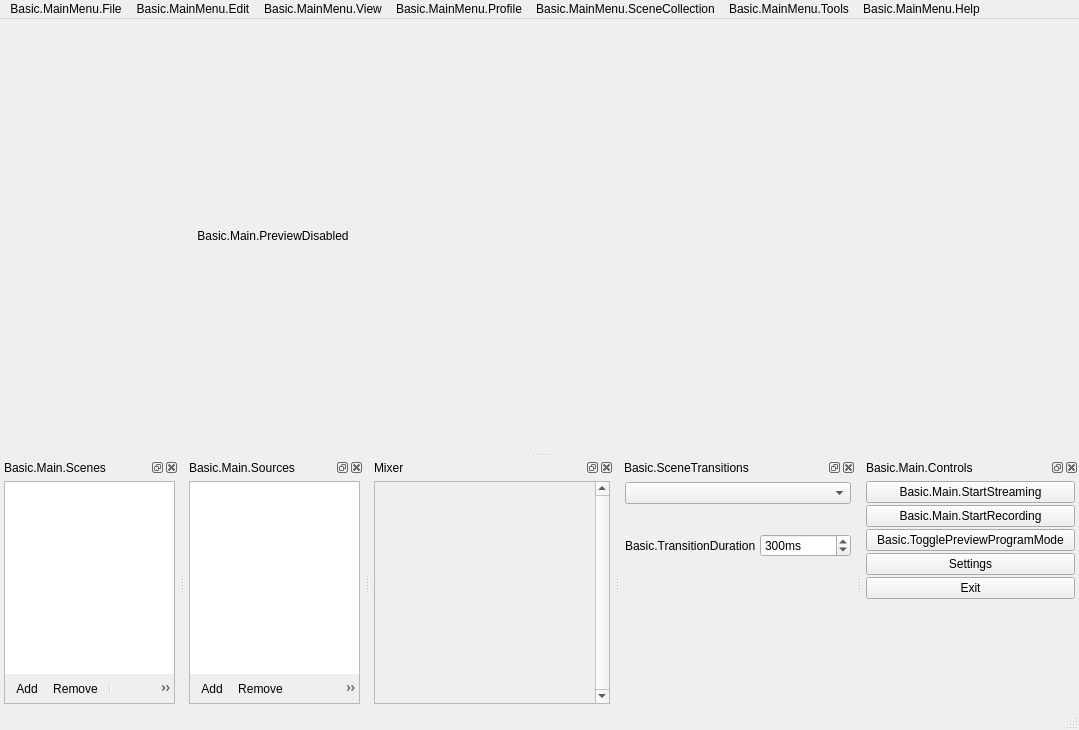
<?xml version="1.0" encoding="UTF-8"?>
<ui version="4.0">
 <author>Jim</author>
 <class>OBSBasic</class>
 <widget class="QMainWindow" name="OBSBasic">
  <property name="geometry">
   <rect>
    <x>0</x>
    <y>0</y>
    <width>1079</width>
    <height>730</height>
   </rect>
  </property>
  <property name="sizePolicy">
   <sizepolicy hsizetype="Minimum" vsizetype="Minimum">
    <horstretch>0</horstretch>
    <verstretch>0</verstretch>
   </sizepolicy>
  </property>
  <property name="minimumSize">
   <size>
    <width>0</width>
    <height>0</height>
   </size>
  </property>
  <property name="windowTitle">
   <string>.MainWindow</string>
  </property>
  <property name="windowIcon">
   <iconset resource="obs.qrc">
    <normaloff>:/res/images/obs.png</normaloff>:/res/images/obs.png</iconset>
  </property>
  <property name="styleSheet">
   <string notr="true"/>
  </property>
  <property name="dockOptions">
   <set>QMainWindow::AllowNestedDocks|QMainWindow::AllowTabbedDocks|QMainWindow::AnimatedDocks</set>
  </property>
  <widget class="QWidget" name="centralwidget">
   <layout class="QVBoxLayout" name="verticalLayout">
    <item>
     <layout class="QHBoxLayout" name="horizontalLayout_2">
      <item>
       <widget class="QLabel" name="previewDisabledLabel">
        <property name="sizePolicy">
         <sizepolicy hsizetype="Expanding" vsizetype="Expanding">
          <horstretch>0</horstretch>
          <verstretch>0</verstretch>
         </sizepolicy>
        </property>
        <property name="contextMenuPolicy">
         <enum>Qt::CustomContextMenu</enum>
        </property>
        <property name="text">
         <string>Basic.Main.PreviewDisabled</string>
        </property>
        <property name="alignment">
         <set>Qt::AlignCenter</set>
        </property>
       </widget>
      </item>
      <item>
       <layout class="QHBoxLayout" name="previewLayout">
        <property name="spacing">
         <number>2</number>
        </property>
        <item>
         <layout class="QVBoxLayout" name="previewTextLayout">
          <property name="spacing">
           <number>4</number>
          </property>
          <item>
           <widget class="OBSBasicPreview" name="preview" native="true">
            <property name="sizePolicy">
             <sizepolicy hsizetype="Expanding" vsizetype="Expanding">
              <horstretch>0</horstretch>
              <verstretch>0</verstretch>
             </sizepolicy>
            </property>
            <property name="minimumSize">
             <size>
              <width>32</width>
              <height>32</height>
             </size>
            </property>
            <property name="focusPolicy">
             <enum>Qt::ClickFocus</enum>
            </property>
            <property name="contextMenuPolicy">
             <enum>Qt::CustomContextMenu</enum>
            </property>
            <addaction name="actionRemoveSource"/>
           </widget>
          </item>
         </layout>
        </item>
       </layout>
      </item>
     </layout>
    </item>
   </layout>
  </widget>
  <widget class="QMenuBar" name="menubar">
   <property name="geometry">
    <rect>
     <x>0</x>
     <y>0</y>
     <width>1079</width>
     <height>21</height>
    </rect>
   </property>
   <widget class="QMenu" name="menu_File">
    <property name="title">
     <string>Basic.MainMenu.File</string>
    </property>
    <addaction name="actionShow_Recordings"/>
    <addaction name="actionRemux"/>
    <addaction name="separator"/>
    <addaction name="action_Settings"/>
    <addaction name="actionShowSettingsFolder"/>
    <addaction name="actionShowProfileFolder"/>
    <addaction name="separator"/>
    <addaction name="actionAlwaysOnTop"/>
    <addaction name="separator"/>
    <addaction name="actionE_xit"/>
   </widget>
   <widget class="QMenu" name="menuBasic_MainMenu_Help">
    <property name="title">
     <string>Basic.MainMenu.Help</string>
    </property>
    <widget class="QMenu" name="menuLogFiles">
     <property name="title">
      <string>Basic.MainMenu.Help.Logs</string>
     </property>
     <addaction name="actionShowLogs"/>
     <addaction name="actionUploadCurrentLog"/>
     <addaction name="actionUploadLastLog"/>
     <addaction name="actionViewCurrentLog"/>
    </widget>
    <addaction name="actionHelpPortal"/>
    <addaction name="actionWebsite"/>
    <addaction name="separator"/>
    <addaction name="menuLogFiles"/>
    <addaction name="actionCheckForUpdates"/>
   </widget>
   <widget class="QMenu" name="menuBasic_MainMenu_Edit">
    <property name="title">
     <string>Basic.MainMenu.Edit</string>
    </property>
    <widget class="QMenu" name="transformMenu">
     <property name="title">
      <string>Basic.MainMenu.Edit.Transform</string>
     </property>
     <addaction name="actionEditTransform"/>
     <addaction name="actionCopyTransform"/>
     <addaction name="actionPasteTransform"/>
     <addaction name="actionResetTransform"/>
     <addaction name="separator"/>
     <addaction name="actionRotate90CW"/>
     <addaction name="actionRotate90CCW"/>
     <addaction name="actionRotate180"/>
     <addaction name="separator"/>
     <addaction name="actionFlipHorizontal"/>
     <addaction name="actionFlipVertical"/>
     <addaction name="separator"/>
     <addaction name="actionFitToScreen"/>
     <addaction name="actionStretchToScreen"/>
     <addaction name="actionCenterToScreen"/>
    </widget>
    <widget class="QMenu" name="orderMenu">
     <property name="title">
      <string>Basic.MainMenu.Edit.Order</string>
     </property>
     <addaction name="actionMoveUp"/>
     <addaction name="actionMoveDown"/>
     <addaction name="separator"/>
     <addaction name="actionMoveToTop"/>
     <addaction name="actionMoveToBottom"/>
    </widget>
    <widget class="QMenu" name="scalingMenu">
     <property name="title">
      <string>Basic.MainMenu.Edit.Scale</string>
     </property>
     <addaction name="actionScaleWindow"/>
     <addaction name="actionScaleCanvas"/>
     <addaction name="actionScaleOutput"/>
    </widget>
    <action name="actionCopySource">
     <property name="text">
      <string>Copy</string>
     </property>
     <property name="shortcut">
      <string>Ctrl+C</string>
     </property>
    </action>
    <action name="actionPasteRef">
     <property name="enabled">
      <bool>false</bool>
     </property>
     <property name="text">
      <string>PasteReference</string>
     </property>
     <property name="iconText">
      <string>PasteReference</string>
     </property>
     <property name="toolTip">
      <string>PasteReference</string>
     </property>
     <property name="shortcut">
      <string>Ctrl+V</string>
     </property>
    </action>
    <action name="actionCopyFilters">
     <property name="text">
      <string>Copy.Filters</string>
     </property>
    </action>
    <action name="actionPasteFilters">
     <property name="enabled">
      <bool>false</bool>
     </property>
     <property name="text">
      <string>Paste.Filters</string>
     </property>
    </action>
    <addaction name="actionCopySource"/>
    <addaction name="actionPasteRef"/>
    <addaction name="actionPasteDup"/>
    <addaction name="separator"/>
    <addaction name="actionCopyFilters"/>
    <addaction name="actionPasteFilters"/>
    <addaction name="separator"/>
    <addaction name="transformMenu"/>
    <addaction name="orderMenu"/>
    <addaction name="scalingMenu"/>
    <addaction name="actionLockPreview"/>
    <addaction name="separator"/>
    <addaction name="actionAdvAudioProperties"/>
   </widget>
   <widget class="QMenu" name="profileMenu">
    <property name="title">
     <string>Basic.MainMenu.Profile</string>
    </property>
    <addaction name="actionNewProfile"/>
    <addaction name="actionDupProfile"/>
    <addaction name="actionRenameProfile"/>
    <addaction name="actionRemoveProfile"/>
    <addaction name="actionImportProfile"/>
    <addaction name="actionExportProfile"/>
    <addaction name="separator"/>
   </widget>
   <widget class="QMenu" name="sceneCollectionMenu">
    <property name="title">
     <string>Basic.MainMenu.SceneCollection</string>
    </property>
    <addaction name="actionNewSceneCollection"/>
    <addaction name="actionDupSceneCollection"/>
    <addaction name="actionRenameSceneCollection"/>
    <addaction name="actionRemoveSceneCollection"/>
    <addaction name="actionImportSceneCollection"/>
    <addaction name="actionExportSceneCollection"/>
    <addaction name="separator"/>
   </widget>
   <widget class="QMenu" name="viewMenu">
    <property name="title">
     <string>Basic.MainMenu.View</string>
    </property>
    <widget class="QMenu" name="viewMenuToolbars">
     <property name="title">
      <string>Basic.MainMenu.View.Toolbars</string>
     </property>
     <addaction name="toggleListboxToolbars"/>
    </widget>
    <widget class="QMenu" name="viewMenuDocks">
     <property name="title">
      <string>Basic.MainMenu.View.Docks</string>
     </property>
     <addaction name="resetUI"/>
     <addaction name="lockUI"/>
     <addaction name="separator"/>
     <addaction name="toggleScenes"/>
     <addaction name="toggleSources"/>
     <addaction name="toggleMixer"/>
     <addaction name="toggleTransitions"/>
     <addaction name="toggleControls"/>
    </widget>
    <action name="actionFullscreenInterface">
     <property name="text">
      <string>Basic.MainMenu.View.Fullscreen.Interface</string>
     </property>
     <property name="shortcut">
      <string>F11</string>
     </property>
    </action>
    <addaction name="actionFullscreenInterface"/>
    <addaction name="separator"/>
    <addaction name="viewMenuDocks"/>
    <addaction name="viewMenuToolbars"/>
    <addaction name="toggleStatusBar"/>
    <addaction name="separator"/>
    <addaction name="stats"/>
   </widget>
   <widget class="QMenu" name="menuTools">
    <property name="title">
     <string>Basic.MainMenu.Tools</string>
    </property>
    <addaction name="autoConfigure"/>
    <addaction name="separator"/>
   </widget>
   <addaction name="menu_File"/>
   <addaction name="menuBasic_MainMenu_Edit"/>
   <addaction name="viewMenu"/>
   <addaction name="profileMenu"/>
   <addaction name="sceneCollectionMenu"/>
   <addaction name="menuTools"/>
   <addaction name="menuBasic_MainMenu_Help"/>
  </widget>
  <widget class="OBSBasicStatusBar" name="statusbar"/>
  <widget class="QDockWidget" name="scenesDock">
   <property name="features">
    <set>QDockWidget::AllDockWidgetFeatures</set>
   </property>
   <property name="windowTitle">
    <string>Basic.Main.Scenes</string>
   </property>
   <attribute name="dockWidgetArea">
    <number>8</number>
   </attribute>
   <widget class="QWidget" name="dockWidgetContents_2">
    <layout class="QVBoxLayout" name="verticalLayout_6">
     <property name="leftMargin">
      <number>4</number>
     </property>
     <property name="topMargin">
      <number>4</number>
     </property>
     <property name="rightMargin">
      <number>4</number>
     </property>
     <property name="bottomMargin">
      <number>4</number>
     </property>
     <item>
      <widget class="QFrame" name="scenesFrame">
       <property name="sizePolicy">
        <sizepolicy hsizetype="Expanding" vsizetype="Expanding">
         <horstretch>0</horstretch>
         <verstretch>0</verstretch>
        </sizepolicy>
       </property>
       <property name="minimumSize">
        <size>
         <width>160</width>
         <height>0</height>
        </size>
       </property>
       <property name="frameShape">
        <enum>QFrame::StyledPanel</enum>
       </property>
       <property name="frameShadow">
        <enum>QFrame::Sunken</enum>
       </property>
       <layout class="QVBoxLayout" name="verticalLayout_12">
        <property name="spacing">
         <number>0</number>
        </property>
        <property name="leftMargin">
         <number>0</number>
        </property>
        <property name="topMargin">
         <number>0</number>
        </property>
        <property name="rightMargin">
         <number>0</number>
        </property>
        <property name="bottomMargin">
         <number>0</number>
        </property>
        <item>
         <widget class="QListWidget" name="scenes">
          <property name="sizePolicy">
           <sizepolicy hsizetype="Preferred" vsizetype="Expanding">
            <horstretch>0</horstretch>
            <verstretch>0</verstretch>
           </sizepolicy>
          </property>
          <property name="contextMenuPolicy">
           <enum>Qt::CustomContextMenu</enum>
          </property>
          <property name="frameShape">
           <enum>QFrame::NoFrame</enum>
          </property>
          <property name="frameShadow">
           <enum>QFrame::Plain</enum>
          </property>
          <property name="showDropIndicator" stdset="0">
           <bool>true</bool>
          </property>
          <property name="dragEnabled">
           <bool>true</bool>
          </property>
          <property name="dragDropMode">
           <enum>QAbstractItemView::InternalMove</enum>
          </property>
          <property name="defaultDropAction">
           <enum>Qt::TargetMoveAction</enum>
          </property>
          <addaction name="actionRemoveScene"/>
         </widget>
        </item>
        <item>
         <widget class="QToolBar" name="scenesToolbar">
          <property name="iconSize">
           <size>
            <width>16</width>
            <height>16</height>
           </size>
          </property>
          <property name="floatable">
           <bool>false</bool>
          </property>
          <addaction name="actionAddScene"/>
          <addaction name="actionRemoveScene"/>
          <addaction name="separator"/>
          <addaction name="actionSceneUp"/>
          <addaction name="actionSceneDown"/>
         </widget>
        </item>
        <item>
         <spacer name="scenesFixedSizeHSpacer">
          <property name="orientation">
           <enum>Qt::Horizontal</enum>
          </property>
          <property name="sizeType">
           <enum>QSizePolicy::Fixed</enum>
          </property>
          <property name="sizeHint" stdset="0">
           <size>
            <width>150</width>
            <height>0</height>
           </size>
          </property>
         </spacer>
        </item>
       </layout>
      </widget>
     </item>
    </layout>
   </widget>
  </widget>
  <widget class="QDockWidget" name="sourcesDock">
   <property name="features">
    <set>QDockWidget::AllDockWidgetFeatures</set>
   </property>
   <property name="windowTitle">
    <string>Basic.Main.Sources</string>
   </property>
   <attribute name="dockWidgetArea">
    <number>8</number>
   </attribute>
   <widget class="QWidget" name="dockWidgetContents_6">
    <layout class="QVBoxLayout" name="verticalLayout_5">
     <property name="leftMargin">
      <number>4</number>
     </property>
     <property name="topMargin">
      <number>4</number>
     </property>
     <property name="rightMargin">
      <number>4</number>
     </property>
     <property name="bottomMargin">
      <number>4</number>
     </property>
     <item>
      <widget class="QFrame" name="sourcesFrame">
       <property name="sizePolicy">
        <sizepolicy hsizetype="Expanding" vsizetype="Expanding">
         <horstretch>0</horstretch>
         <verstretch>0</verstretch>
        </sizepolicy>
       </property>
       <property name="minimumSize">
        <size>
         <width>160</width>
         <height>0</height>
        </size>
       </property>
       <property name="frameShape">
        <enum>QFrame::StyledPanel</enum>
       </property>
       <property name="frameShadow">
        <enum>QFrame::Sunken</enum>
       </property>
       <layout class="QVBoxLayout" name="verticalLayout_17">
        <property name="spacing">
         <number>0</number>
        </property>
        <property name="leftMargin">
         <number>0</number>
        </property>
        <property name="topMargin">
         <number>0</number>
        </property>
        <property name="rightMargin">
         <number>0</number>
        </property>
        <property name="bottomMargin">
         <number>0</number>
        </property>
        <item>
         <widget class="SourceTree" name="sources">
          <property name="sizePolicy">
           <sizepolicy hsizetype="Preferred" vsizetype="Expanding">
            <horstretch>0</horstretch>
            <verstretch>0</verstretch>
           </sizepolicy>
          </property>
          <property name="contextMenuPolicy">
           <enum>Qt::CustomContextMenu</enum>
          </property>
          <property name="frameShape">
           <enum>QFrame::NoFrame</enum>
          </property>
          <property name="showDropIndicator" stdset="0">
           <bool>true</bool>
          </property>
          <property name="dragEnabled">
           <bool>true</bool>
          </property>
          <property name="dragDropMode">
           <enum>QAbstractItemView::InternalMove</enum>
          </property>
          <property name="defaultDropAction">
           <enum>Qt::TargetMoveAction</enum>
          </property>
          <property name="selectionMode">
           <enum>QAbstractItemView::ExtendedSelection</enum>
          </property>
          <property name="movement">
           <enum>QListView::Free</enum>
          </property>
          <addaction name="actionRemoveSource"/>
         </widget>
        </item>
        <item>
         <widget class="QToolBar" name="sourcesToolbar">
          <property name="iconSize">
           <size>
            <width>16</width>
            <height>16</height>
           </size>
          </property>
          <property name="floatable">
           <bool>false</bool>
          </property>
          <addaction name="actionAddSource"/>
          <addaction name="actionRemoveSource"/>
          <addaction name="actionSourceProperties"/>
          <addaction name="separator"/>
          <addaction name="actionSourceUp"/>
          <addaction name="actionSourceDown"/>
         </widget>
        </item>
        <item>
         <spacer name="sourcesFixedSizeHSpacer">
          <property name="orientation">
           <enum>Qt::Horizontal</enum>
          </property>
          <property name="sizeType">
           <enum>QSizePolicy::Fixed</enum>
          </property>
          <property name="sizeHint" stdset="0">
           <size>
            <width>150</width>
            <height>0</height>
           </size>
          </property>
         </spacer>
        </item>
       </layout>
      </widget>
     </item>
    </layout>
   </widget>
  </widget>
  <widget class="QDockWidget" name="mixerDock">
   <property name="features">
    <set>QDockWidget::AllDockWidgetFeatures</set>
   </property>
   <property name="windowTitle">
    <string>Mixer</string>
   </property>
   <attribute name="dockWidgetArea">
    <number>8</number>
   </attribute>
   <widget class="QWidget" name="dockWidgetContents_7">
    <layout class="QVBoxLayout" name="verticalLayout_4">
     <property name="leftMargin">
      <number>4</number>
     </property>
     <property name="topMargin">
      <number>4</number>
     </property>
     <property name="rightMargin">
      <number>4</number>
     </property>
     <property name="bottomMargin">
      <number>4</number>
     </property>
     <item>
      <widget class="VScrollArea" name="mixerScrollArea">
       <property name="minimumSize">
        <size>
         <width>220</width>
         <height>0</height>
        </size>
       </property>
       <property name="contextMenuPolicy">
        <enum>Qt::CustomContextMenu</enum>
       </property>
       <property name="frameShape">
        <enum>QFrame::StyledPanel</enum>
       </property>
       <property name="frameShadow">
        <enum>QFrame::Sunken</enum>
       </property>
       <property name="verticalScrollBarPolicy">
        <enum>Qt::ScrollBarAlwaysOn</enum>
       </property>
       <property name="horizontalScrollBarPolicy">
        <enum>Qt::ScrollBarAlwaysOff</enum>
       </property>
       <property name="widgetResizable">
        <bool>true</bool>
       </property>
       <widget class="QWidget" name="volumeWidgets">
        <property name="geometry">
         <rect>
          <x>0</x>
          <y>0</y>
          <width>230</width>
          <height>16</height>
         </rect>
        </property>
        <property name="sizePolicy">
         <sizepolicy hsizetype="Preferred" vsizetype="Maximum">
          <horstretch>0</horstretch>
          <verstretch>0</verstretch>
         </sizepolicy>
        </property>
        <layout class="QVBoxLayout" name="verticalLayout_18">
         <property name="spacing">
          <number>0</number>
         </property>
         <property name="leftMargin">
          <number>0</number>
         </property>
         <property name="topMargin">
          <number>0</number>
         </property>
         <property name="rightMargin">
          <number>0</number>
         </property>
         <property name="bottomMargin">
          <number>0</number>
         </property>
        </layout>
       </widget>
      </widget>
     </item>
    </layout>
   </widget>
  </widget>
  <widget class="QDockWidget" name="transitionsDock">
   <property name="features">
    <set>QDockWidget::AllDockWidgetFeatures</set>
   </property>
   <property name="windowTitle">
    <string>Basic.SceneTransitions</string>
   </property>
   <attribute name="dockWidgetArea">
    <number>8</number>
   </attribute>
   <widget class="QWidget" name="dockWidgetContents_5">
    <layout class="QVBoxLayout" name="verticalLayout_3">
     <property name="leftMargin">
      <number>4</number>
     </property>
     <property name="topMargin">
      <number>4</number>
     </property>
     <property name="rightMargin">
      <number>4</number>
     </property>
     <property name="bottomMargin">
      <number>4</number>
     </property>
     <item>
      <widget class="QWidget" name="transitionsContainer" native="true">
       <layout class="QVBoxLayout" name="verticalLayout_2">
        <property name="spacing">
         <number>4</number>
        </property>
        <property name="leftMargin">
         <number>1</number>
        </property>
        <property name="topMargin">
         <number>1</number>
        </property>
        <property name="rightMargin">
         <number>1</number>
        </property>
        <property name="bottomMargin">
         <number>2</number>
        </property>
        <item>
         <widget class="QComboBox" name="transitions">
          <property name="minimumSize">
           <size>
            <width>120</width>
            <height>0</height>
           </size>
          </property>
          <property name="accessibleName">
           <string>Transition</string>
          </property>
         </widget>
        </item>
        <item>
         <layout class="QHBoxLayout" name="horizontalLayout_4">
          <property name="spacing">
           <number>4</number>
          </property>
          <item>
           <spacer name="horizontalSpacer">
            <property name="orientation">
             <enum>Qt::Horizontal</enum>
            </property>
            <property name="sizeType">
             <enum>QSizePolicy::Expanding</enum>
            </property>
            <property name="sizeHint" stdset="0">
             <size>
              <width>40</width>
              <height>20</height>
             </size>
            </property>
           </spacer>
          </item>
          <item>
           <widget class="QPushButton" name="transitionAdd">
            <property name="sizePolicy">
             <sizepolicy hsizetype="Maximum" vsizetype="Maximum">
              <horstretch>0</horstretch>
              <verstretch>0</verstretch>
             </sizepolicy>
            </property>
            <property name="maximumSize">
             <size>
              <width>22</width>
              <height>22</height>
             </size>
            </property>
            <property name="toolTip">
             <string>Basic.AddTransition</string>
            </property>
            <property name="accessibleName">
             <string>Basic.AddTransition</string>
            </property>
            <property name="text">
             <string notr="true"/>
            </property>
            <property name="icon">
             <iconset resource="obs.qrc">
              <normaloff>:/res/images/add.png</normaloff>:/res/images/add.png</iconset>
            </property>
            <property name="flat">
             <bool>true</bool>
            </property>
            <property name="themeID" stdset="0">
             <string notr="true">addIconSmall</string>
            </property>
           </widget>
          </item>
          <item>
           <widget class="QPushButton" name="transitionRemove">
            <property name="sizePolicy">
             <sizepolicy hsizetype="Maximum" vsizetype="Maximum">
              <horstretch>0</horstretch>
              <verstretch>0</verstretch>
             </sizepolicy>
            </property>
            <property name="maximumSize">
             <size>
              <width>22</width>
              <height>22</height>
             </size>
            </property>
            <property name="toolTip">
             <string>Basic.RemoveTransition</string>
            </property>
            <property name="accessibleName">
             <string>Basic.RemoveTransition</string>
            </property>
            <property name="text">
             <string notr="true"/>
            </property>
            <property name="icon">
             <iconset resource="obs.qrc">
              <normaloff>:/res/images/list_remove.png</normaloff>:/res/images/list_remove.png</iconset>
            </property>
            <property name="flat">
             <bool>true</bool>
            </property>
            <property name="themeID" stdset="0">
             <string notr="true">removeIconSmall</string>
            </property>
           </widget>
          </item>
          <item>
           <widget class="QPushButton" name="transitionProps">
            <property name="sizePolicy">
             <sizepolicy hsizetype="Maximum" vsizetype="Maximum">
              <horstretch>0</horstretch>
              <verstretch>0</verstretch>
             </sizepolicy>
            </property>
            <property name="maximumSize">
             <size>
              <width>22</width>
              <height>22</height>
             </size>
            </property>
            <property name="toolTip">
             <string>Basic.TransitionProperties</string>
            </property>
            <property name="accessibleName">
             <string>Basic.TransitionProperties</string>
            </property>
            <property name="text">
             <string notr="true"/>
            </property>
            <property name="icon">
             <iconset resource="obs.qrc">
              <normaloff>:/res/images/configuration21_16.png</normaloff>:/res/images/configuration21_16.png</iconset>
            </property>
            <property name="flat">
             <bool>true</bool>
            </property>
            <property name="themeID" stdset="0">
             <string notr="true">configIconSmall</string>
            </property>
           </widget>
          </item>
         </layout>
        </item>
        <item>
         <layout class="QHBoxLayout" name="horizontalLayout_3">
          <property name="spacing">
           <number>4</number>
          </property>
          <item>
           <widget class="QLabel" name="transitionDurationLabel">
            <property name="sizePolicy">
             <sizepolicy hsizetype="Maximum" vsizetype="Preferred">
              <horstretch>0</horstretch>
              <verstretch>0</verstretch>
             </sizepolicy>
            </property>
            <property name="text">
             <string>Basic.TransitionDuration</string>
            </property>
            <property name="buddy">
             <cstring>transitionDuration</cstring>
            </property>
           </widget>
          </item>
          <item>
           <widget class="QSpinBox" name="transitionDuration">
            <property name="accessibleName">
             <string>Basic.TransitionDuration</string>
            </property>
            <property name="suffix">
             <string>ms</string>
            </property>
            <property name="minimum">
             <number>2</number>
            </property>
            <property name="maximum">
             <number>10000</number>
            </property>
            <property name="singleStep">
             <number>50</number>
            </property>
            <property name="value">
             <number>300</number>
            </property>
           </widget>
          </item>
         </layout>
        </item>
        <item>
         <spacer name="verticalSpacer">
          <property name="orientation">
           <enum>Qt::Vertical</enum>
          </property>
          <property name="sizeHint" stdset="0">
           <size>
            <width>20</width>
            <height>40</height>
           </size>
          </property>
         </spacer>
        </item>
       </layout>
      </widget>
     </item>
    </layout>
   </widget>
  </widget>
  <widget class="QDockWidget" name="controlsDock">
   <property name="features">
    <set>QDockWidget::AllDockWidgetFeatures</set>
   </property>
   <property name="windowTitle">
    <string>Basic.Main.Controls</string>
   </property>
   <attribute name="dockWidgetArea">
    <number>8</number>
   </attribute>
   <widget class="QWidget" name="dockWidgetContents_3">
    <layout class="QVBoxLayout" name="buttonsVLayout">
     <property name="spacing">
      <number>2</number>
     </property>
     <property name="leftMargin">
      <number>4</number>
     </property>
     <property name="topMargin">
      <number>4</number>
     </property>
     <property name="rightMargin">
      <number>4</number>
     </property>
     <property name="bottomMargin">
      <number>4</number>
     </property>
     <item>
      <widget class="QPushButton" name="streamButton">
       <property name="enabled">
        <bool>true</bool>
       </property>
       <property name="sizePolicy">
        <sizepolicy hsizetype="Preferred" vsizetype="Fixed">
         <horstretch>0</horstretch>
         <verstretch>0</verstretch>
        </sizepolicy>
       </property>
       <property name="text">
        <string>Basic.Main.StartStreaming</string>
       </property>
       <property name="checkable">
        <bool>true</bool>
       </property>
      </widget>
     </item>
     <item>
      <widget class="QPushButton" name="recordButton">
       <property name="enabled">
        <bool>true</bool>
       </property>
       <property name="sizePolicy">
        <sizepolicy hsizetype="Preferred" vsizetype="Fixed">
         <horstretch>0</horstretch>
         <verstretch>0</verstretch>
        </sizepolicy>
       </property>
       <property name="minimumSize">
        <size>
         <width>130</width>
         <height>0</height>
        </size>
       </property>
       <property name="text">
        <string>Basic.Main.StartRecording</string>
       </property>
       <property name="checkable">
        <bool>true</bool>
       </property>
      </widget>
     </item>
     <item>
      <widget class="QPushButton" name="modeSwitch">
       <property name="text">
        <string>Basic.TogglePreviewProgramMode</string>
       </property>
       <property name="checkable">
        <bool>true</bool>
       </property>
      </widget>
     </item>
     <item>
      <widget class="QPushButton" name="settingsButton">
       <property name="sizePolicy">
        <sizepolicy hsizetype="Preferred" vsizetype="Fixed">
         <horstretch>0</horstretch>
         <verstretch>0</verstretch>
        </sizepolicy>
       </property>
       <property name="text">
        <string>Settings</string>
       </property>
      </widget>
     </item>
     <item>
      <widget class="QPushButton" name="exitButton">
       <property name="sizePolicy">
        <sizepolicy hsizetype="Preferred" vsizetype="Fixed">
         <horstretch>0</horstretch>
         <verstretch>0</verstretch>
        </sizepolicy>
       </property>
       <property name="text">
        <string>Exit</string>
       </property>
      </widget>
     </item>
     <item>
      <spacer name="expVSpacer">
       <property name="orientation">
        <enum>Qt::Vertical</enum>
       </property>
       <property name="sizeHint" stdset="0">
        <size>
         <width>0</width>
         <height>0</height>
        </size>
       </property>
      </spacer>
     </item>
    </layout>
   </widget>
  </widget>
  <action name="actionAddScene">
   <property name="icon">
    <iconset resource="obs.qrc">
     <normaloff>:/res/images/add.png</normaloff>:/res/images/add.png</iconset>
   </property>
   <property name="text">
    <string>Add</string>
   </property>
   <property name="themeID" stdset="0">
    <string notr="true">addIconSmall</string>
   </property>
  </action>
  <action name="actionAddSource">
   <property name="icon">
    <iconset resource="obs.qrc">
     <normaloff>:/res/images/add.png</normaloff>:/res/images/add.png</iconset>
   </property>
   <property name="text">
    <string>Add</string>
   </property>
   <property name="themeID" stdset="0">
    <string notr="true">addIconSmall</string>
   </property>
  </action>
  <action name="actionRemoveScene">
   <property name="icon">
    <iconset resource="obs.qrc">
     <normaloff>:/res/images/list_remove.png</normaloff>:/res/images/list_remove.png</iconset>
   </property>
   <property name="text">
    <string>Remove</string>
   </property>
   <property name="shortcut">
    <string>Del</string>
   </property>
   <property name="shortcutContext">
    <enum>Qt::WidgetWithChildrenShortcut</enum>
   </property>
   <property name="themeID" stdset="0">
    <string notr="true">removeIconSmall</string>
   </property>
  </action>
  <action name="actionRemoveSource">
   <property name="icon">
    <iconset resource="obs.qrc">
     <normaloff>:/res/images/list_remove.png</normaloff>:/res/images/list_remove.png</iconset>
   </property>
   <property name="text">
    <string>Remove</string>
   </property>
   <property name="shortcut">
    <string>Del</string>
   </property>
   <property name="shortcutContext">
    <enum>Qt::WidgetWithChildrenShortcut</enum>
   </property>
   <property name="themeID" stdset="0">
    <string notr="true">removeIconSmall</string>
   </property>
  </action>
  <action name="actionSourceProperties">
   <property name="enabled">
    <bool>true</bool>
   </property>
   <property name="icon">
    <iconset resource="obs.qrc">
     <normaloff>:/res/images/properties.png</normaloff>:/res/images/properties.png</iconset>
   </property>
   <property name="text">
    <string>Properties</string>
   </property>
   <property name="themeID" stdset="0">
    <string notr="true">propertiesIconSmall</string>
   </property>
  </action>
  <action name="actionSceneUp">
   <property name="icon">
    <iconset resource="obs.qrc">
     <normaloff>:/res/images/up.png</normaloff>:/res/images/up.png</iconset>
   </property>
   <property name="text">
    <string>MoveUp</string>
   </property>
   <property name="themeID" stdset="0">
    <string notr="true">upArrowIconSmall</string>
   </property>
  </action>
  <action name="actionSourceUp">
   <property name="enabled">
    <bool>true</bool>
   </property>
   <property name="icon">
    <iconset resource="obs.qrc">
     <normaloff>:/res/images/up.png</normaloff>:/res/images/up.png</iconset>
   </property>
   <property name="text">
    <string>MoveUp</string>
   </property>
   <property name="themeID" stdset="0">
    <string notr="true">upArrowIconSmall</string>
   </property>
  </action>
  <action name="actionSceneDown">
   <property name="icon">
    <iconset resource="obs.qrc">
     <normaloff>:/res/images/down.png</normaloff>:/res/images/down.png</iconset>
   </property>
   <property name="text">
    <string>MoveDown</string>
   </property>
   <property name="themeID" stdset="0">
    <string notr="true">downArrowIconSmall</string>
   </property>
  </action>
  <action name="actionSourceDown">
   <property name="enabled">
    <bool>true</bool>
   </property>
   <property name="icon">
    <iconset resource="obs.qrc">
     <normaloff>:/res/images/down.png</normaloff>:/res/images/down.png</iconset>
   </property>
   <property name="text">
    <string>MoveDown</string>
   </property>
   <property name="themeID" stdset="0">
    <string notr="true">downArrowIconSmall</string>
   </property>
  </action>
  <action name="actionShow_Recordings">
   <property name="text">
    <string>Basic.MainMenu.File.ShowRecordings</string>
   </property>
  </action>
  <action name="actionRemux">
   <property name="text">
    <string>Basic.MainMenu.File.Remux</string>
   </property>
  </action>
  <action name="action_Settings">
   <property name="text">
    <string>Basic.MainMenu.File.Settings</string>
   </property>
  </action>
  <action name="actionE_xit">
   <property name="text">
    <string>Basic.MainMenu.File.Exit</string>
   </property>
  </action>
  <action name="actionShowLogs">
   <property name="text">
    <string>Basic.MainMenu.Help.Logs.ShowLogs</string>
   </property>
  </action>
  <action name="actionUploadLastLog">
   <property name="text">
    <string>Basic.MainMenu.Help.Logs.UploadLastLog</string>
   </property>
  </action>
  <action name="actionUploadCurrentLog">
   <property name="text">
    <string>Basic.MainMenu.Help.Logs.UploadCurrentLog</string>
   </property>
  </action>
  <action name="actionViewCurrentLog">
   <property name="text">
    <string>Basic.MainMenu.Help.Logs.ViewCurrentLog</string>
   </property>
  </action>
  <action name="actionUndo">
   <property name="enabled">
    <bool>false</bool>
   </property>
   <property name="text">
    <string>Basic.MainMenu.Edit.Undo</string>
   </property>
  </action>
  <action name="actionRedo">
   <property name="enabled">
    <bool>false</bool>
   </property>
   <property name="text">
    <string>Basic.MainMenu.Edit.Redo</string>
   </property>
  </action>
  <action name="actionEditTransform">
   <property name="text">
    <string>Basic.MainMenu.Edit.Transform.EditTransform</string>
   </property>
   <property name="shortcut">
    <string>Ctrl+E</string>
   </property>
  </action>
  <action name="actionCopyTransform">
   <property name="text">
    <string>Basic.MainMenu.Edit.Transform.CopyTransform</string>
   </property>
  </action>
  <action name="actionPasteTransform">
   <property name="enabled">
    <bool>false</bool>
   </property>
   <property name="text">
    <string>Basic.MainMenu.Edit.Transform.PasteTransform</string>
   </property>
  </action>
  <action name="actionRotate90CW">
   <property name="text">
    <string>Basic.MainMenu.Edit.Transform.Rotate90CW</string>
   </property>
  </action>
  <action name="actionRotate90CCW">
   <property name="text">
    <string>Basic.MainMenu.Edit.Transform.Rotate90CCW</string>
   </property>
  </action>
  <action name="actionRotate180">
   <property name="text">
    <string>Basic.MainMenu.Edit.Transform.Rotate180</string>
   </property>
  </action>
  <action name="actionFitToScreen">
   <property name="text">
    <string>Basic.MainMenu.Edit.Transform.FitToScreen</string>
   </property>
   <property name="shortcut">
    <string>Ctrl+F</string>
   </property>
  </action>
  <action name="actionStretchToScreen">
   <property name="text">
    <string>Basic.MainMenu.Edit.Transform.StretchToScreen</string>
   </property>
   <property name="shortcut">
    <string>Ctrl+S</string>
   </property>
  </action>
  <action name="actionResetTransform">
   <property name="text">
    <string>Basic.MainMenu.Edit.Transform.ResetTransform</string>
   </property>
   <property name="shortcut">
    <string>Ctrl+R</string>
   </property>
  </action>
  <action name="actionCenterToScreen">
   <property name="text">
    <string>Basic.MainMenu.Edit.Transform.CenterToScreen</string>
   </property>
   <property name="shortcut">
    <string>Ctrl+D</string>
   </property>
  </action>
  <action name="actionFlipHorizontal">
   <property name="text">
    <string>Basic.MainMenu.Edit.Transform.FlipHorizontal</string>
   </property>
  </action>
  <action name="actionFlipVertical">
   <property name="text">
    <string>Basic.MainMenu.Edit.Transform.FlipVertical</string>
   </property>
  </action>
  <action name="actionMoveUp">
   <property name="text">
    <string>Basic.MainMenu.Edit.Order.MoveUp</string>
   </property>
   <property name="shortcut">
    <string>Ctrl+Up</string>
   </property>
  </action>
  <action name="actionMoveDown">
   <property name="text">
    <string>Basic.MainMenu.Edit.Order.MoveDown</string>
   </property>
   <property name="shortcut">
    <string>Ctrl+Down</string>
   </property>
  </action>
  <action name="actionMoveToTop">
   <property name="text">
    <string>Basic.MainMenu.Edit.Order.MoveToTop</string>
   </property>
   <property name="shortcut">
    <string>Ctrl+Home</string>
   </property>
  </action>
  <action name="actionMoveToBottom">
   <property name="text">
    <string>Basic.MainMenu.Edit.Order.MoveToBottom</string>
   </property>
   <property name="shortcut">
    <string>Ctrl+End</string>
   </property>
  </action>
  <action name="actionCheckForUpdates">
   <property name="text">
    <string>Basic.MainMenu.Help.CheckForUpdates</string>
   </property>
  </action>
  <action name="actionInteract">
   <property name="text">
    <string>Interact</string>
   </property>
  </action>
  <action name="actionAdvAudioProperties">
   <property name="text">
    <string>Basic.MainMenu.Edit.AdvAudio</string>
   </property>
  </action>
  <action name="actionWebsite">
   <property name="text">
    <string>Basic.MainMenu.Help.Website</string>
   </property>
  </action>
  <action name="actionNewSceneCollection">
   <property name="text">
    <string>New</string>
   </property>
  </action>
  <action name="actionDupSceneCollection">
   <property name="text">
    <string>Duplicate</string>
   </property>
  </action>
  <action name="actionRenameSceneCollection">
   <property name="text">
    <string>Rename</string>
   </property>
  </action>
  <action name="actionRemoveSceneCollection">
   <property name="text">
    <string>Remove</string>
   </property>
  </action>
  <action name="actionImportSceneCollection">
   <property name="text">
    <string>Import</string>
   </property>
  </action>
  <action name="actionExportSceneCollection">
   <property name="text">
    <string>Export</string>
   </property>
  </action>
  <action name="actionNewProfile">
   <property name="text">
    <string>New</string>
   </property>
  </action>
  <action name="actionDupProfile">
   <property name="text">
    <string>Duplicate</string>
   </property>
  </action>
  <action name="actionRenameProfile">
   <property name="text">
    <string>Rename</string>
   </property>
  </action>
  <action name="actionRemoveProfile">
   <property name="text">
    <string>Remove</string>
   </property>
  </action>
  <action name="actionImportProfile">
   <property name="text">
    <string>Import</string>
   </property>
  </action>
  <action name="actionExportProfile">
   <property name="text">
    <string>Export</string>
   </property>
  </action>
  <action name="actionShowSettingsFolder">
   <property name="text">
    <string>Basic.MainMenu.File.ShowSettingsFolder</string>
   </property>
  </action>
  <action name="actionShowProfileFolder">
   <property name="text">
    <string>Basic.MainMenu.File.ShowProfileFolder</string>
   </property>
  </action>
  <action name="actionAlwaysOnTop">
   <property name="checkable">
    <bool>true</bool>
   </property>
   <property name="text">
    <string>Basic.MainMenu.AlwaysOnTop</string>
   </property>
  </action>
  <action name="toggleListboxToolbars">
   <property name="checkable">
    <bool>true</bool>
   </property>
   <property name="checked">
    <bool>true</bool>
   </property>
   <property name="text">
    <string>Basic.MainMenu.View.Toolbars.Listboxes</string>
   </property>
  </action>
  <action name="toggleStatusBar">
   <property name="checkable">
    <bool>true</bool>
   </property>
   <property name="checked">
    <bool>true</bool>
   </property>
   <property name="text">
    <string>Basic.MainMenu.View.StatusBar</string>
   </property>
  </action>
  <action name="actionLockPreview">
   <property name="checkable">
    <bool>true</bool>
   </property>
   <property name="text">
    <string>Basic.MainMenu.Edit.LockPreview</string>
   </property>
  </action>
  <action name="actionScaleWindow">
   <property name="checkable">
    <bool>true</bool>
   </property>
   <property name="text">
    <string>Basic.MainMenu.Edit.Scale.Window</string>
   </property>
  </action>
  <action name="actionScaleCanvas">
   <property name="checkable">
    <bool>true</bool>
   </property>
   <property name="text">
    <string>Basic.MainMenu.Edit.Scale.Canvas</string>
   </property>
  </action>
  <action name="actionScaleOutput">
   <property name="checkable">
    <bool>true</bool>
   </property>
   <property name="text">
    <string>Basic.MainMenu.Edit.Scale.Output</string>
   </property>
  </action>
  <action name="actionPasteDup">
   <property name="text">
    <string>PasteDuplicate</string>
   </property>
  </action>
  <action name="autoConfigure2">
   <property name="text">
    <string>Basic.AutoConfig</string>
   </property>
  </action>
  <action name="autoConfigure">
   <property name="text">
    <string>Basic.AutoConfig.Beta</string>
   </property>
  </action>
  <action name="stats">
   <property name="text">
    <string>Basic.Stats</string>
   </property>
  </action>
  <action name="resetUI">
   <property name="text">
    <string>Basic.MainMenu.View.Docks.ResetUI</string>
   </property>
  </action>
  <action name="lockUI">
   <property name="checkable">
    <bool>true</bool>
   </property>
   <property name="checked">
    <bool>true</bool>
   </property>
   <property name="text">
    <string>Basic.MainMenu.View.Docks.LockUI</string>
   </property>
  </action>
  <action name="toggleScenes">
   <property name="checkable">
    <bool>true</bool>
   </property>
   <property name="checked">
    <bool>true</bool>
   </property>
   <property name="text">
    <string>Basic.Main.Scenes</string>
   </property>
  </action>
  <action name="toggleSources">
   <property name="checkable">
    <bool>true</bool>
   </property>
   <property name="checked">
    <bool>true</bool>
   </property>
   <property name="text">
    <string>Basic.Main.Sources</string>
   </property>
  </action>
  <action name="toggleMixer">
   <property name="checkable">
    <bool>true</bool>
   </property>
   <property name="checked">
    <bool>true</bool>
   </property>
   <property name="text">
    <string>Mixer</string>
   </property>
  </action>
  <action name="toggleTransitions">
   <property name="checkable">
    <bool>true</bool>
   </property>
   <property name="checked">
    <bool>true</bool>
   </property>
   <property name="text">
    <string>Basic.SceneTransitions</string>
   </property>
  </action>
  <action name="toggleControls">
   <property name="checkable">
    <bool>true</bool>
   </property>
   <property name="checked">
    <bool>true</bool>
   </property>
   <property name="text">
    <string>Basic.Main.Controls</string>
   </property>
  </action>
  <action name="actionHelpPortal">
   <property name="text">
    <string>Basic.MainMenu.Help.HelpPortal</string>
   </property>
  </action>
 </widget>
 <customwidgets>
  <customwidget>
   <class>OBSBasicPreview</class>
   <extends>QWidget</extends>
   <header>window-basic-preview.hpp</header>
   <container>1</container>
  </customwidget>
  <customwidget>
   <class>OBSBasicStatusBar</class>
   <extends>QStatusBar</extends>
   <header>window-basic-status-bar.hpp</header>
  </customwidget>
  <customwidget>
   <class>VScrollArea</class>
   <extends>QScrollArea</extends>
   <header>vertical-scroll-area.hpp</header>
   <container>1</container>
  </customwidget>
  <customwidget>
   <class>SourceTree</class>
   <extends>QListView</extends>
   <header>source-tree.hpp</header>
  </customwidget>
 </customwidgets>
 <resources>
  <include location="obs.qrc"/>
 </resources>
 <connections>
  <connection>
   <sender>actionE_xit</sender>
   <signal>triggered()</signal>
   <receiver>OBSBasic</receiver>
   <slot>close()</slot>
   <hints>
    <hint type="sourcelabel">
     <x>-1</x>
     <y>-1</y>
    </hint>
    <hint type="destinationlabel">
     <x>463</x>
     <y>351</y>
    </hint>
   </hints>
  </connection>
  <connection>
   <sender>exitButton</sender>
   <signal>clicked()</signal>
   <receiver>OBSBasic</receiver>
   <slot>close()</slot>
   <hints>
    <hint type="sourcelabel">
     <x>976</x>
     <y>601</y>
    </hint>
    <hint type="destinationlabel">
     <x>862</x>
     <y>-11</y>
    </hint>
   </hints>
  </connection>
 </connections>
</ui>
